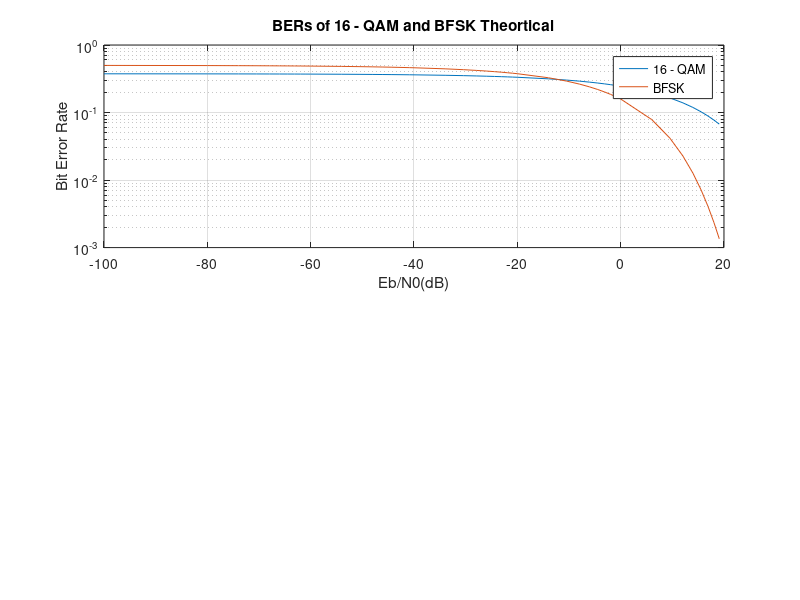

Recreate this plot in MATLAB. (Note: this script raises an error after producing the figure.)
%% BERs plots for 16-QAM and BFSK both theortical and through simulations

clear
clc

N0=10;
Eb=[];
x=0.0001;
Eb=[Eb x];
for i=1:1:5 %generating a vector of Eb values ranging from 0.0001 to 
    x=x*10;
    for j=1:1:9
        Eb=[Eb j*x];
    end
end

%% BER Theortical

M = 16;
E0 = Eb;
%Eav = 2/3 * (M-1) * E0;
Eav = E0;

BER_16_QAM = (1/log2(M))*(2*(1-1/sqrt(M))*erfc(sqrt((3*Eav)/(2*(M-1)*N0))));
BER_BFSK = 0.5 * erfc(sqrt(Eb/(2*N0))); % BER for binary FSK 

subplot(2,1,1)
semilogy(20*log10(Eb/N0),BER_16_QAM)
hold on 
semilogy(20*log10(Eb/N0),BER_BFSK)
title('BERs of 16 - QAM and BFSK Theortical')
xlabel('Eb/N0(dB)')
ylabel('Bit Error Rate')
legend('16 - QAM','BFSK')
grid on 

%% BER through Simulation 

BER_BFSK_sim = [];
BER_16_QAM_sim=[];

for i = 1:1:length(Eb) 
    
    b = BFSK_BER(Eb(i),N0);
    BER_BFSK_sim = [BER_BFSK_sim b];
end

Eav = Eb;
E0 = 3/2*Eav/(M-1);
for i =1:1:length(E0)% run the 16-QAM modulation for different valus of E0/N0
    b = QAM_16_BER(E0(i),N0);
    BER_16_QAM_sim=[BER_16_QAM_sim b];
end

subplot(2,1,2)
semilogy(20*log10(Eb/N0),BER_16_QAM_sim)
hold on 
semilogy(20*log10(Eb/N0),BER_BFSK_sim)

title('BERs of 16-QAM and BFSK Simulation')
xlabel('Eb/N0(dB)')
ylabel('Bit Error Rate')
legend('16 - QAM','BFSK')
grid on 


%% Simulation Errors of BPSK , QPSK, 16-QAM, BFSK

BER_BPSK_sim=[];
BER_QPSK_sim=[];
BER_BFSK_sim = [];
BER_16_QAM_sim=[];

for i =1:1:length(Eb) % run the BPSK modulation for different valus of Eb/N0
    b = BPSK_mode(N0,Eb(i));
    BER_BPSK_sim = [BER_BPSK_sim b];
end

for i =1:1:length(Eb)% run the QPSK modulation for different valus of Eb/N0
    b = QPSK_mode(N0,Eb(i));
    BER_QPSK_sim=[BER_QPSK_sim b];
end


for i = 1:1:length(Eb) % run the BFSK modulation for different valus of Eb/N0
    b = BFSK_BER(Eb(i),N0);
    BER_BFSK_sim = [BER_BFSK_sim b];
end

Eav = Eb;
E0 = 3/2*Eav/(M-1);

for i =1:1:length(Eb)% run the 16-QAM modulation for different valus of E0/N0
    b = QAM_16_BER(E0(i),N0);
    BER_16_QAM_sim=[BER_16_QAM_sim b];
end
 
%%
figure()

semilogy(20*log10(Eb/N0),BER_BPSK_sim)
hold on 
semilogy(20*log10(Eb/N0),BER_QPSK_sim)
semilogy(20*log10(Eb/N0),BER_16_QAM_sim)
semilogy(20*log10(Eb/N0),BER_BFSK_sim)

title('BERs of BPSK, QPSK, 16 - QAM, BFSK Simulation')
xlabel('Eb/N0(dB)')
ylabel('Bit Error Rate')
legend('BPSK','QPSK','16 - QAM','BFSK')
grid on 
xlim([-100 19.08])
